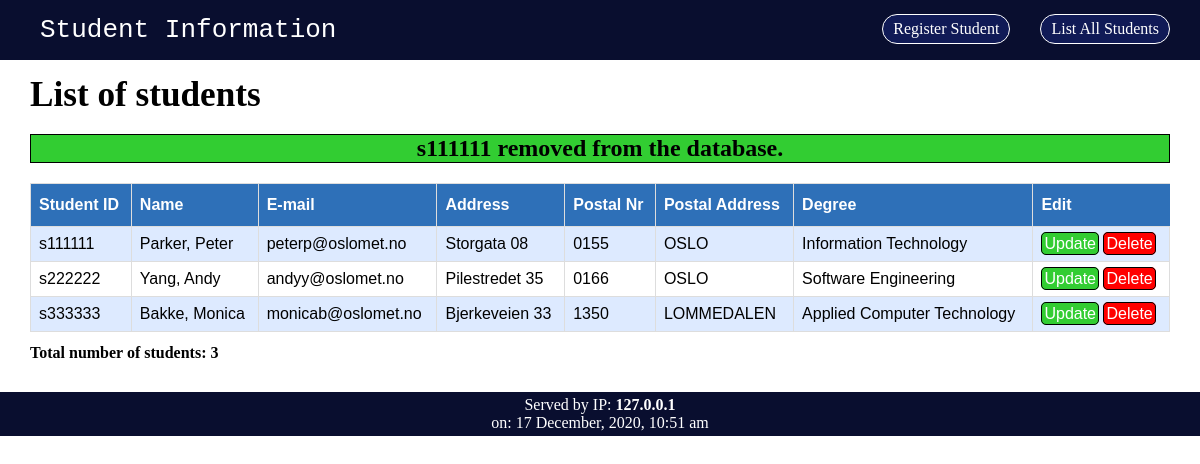
The app's page /phpcode/index.php?studNr=s111111 with its own data.
### tables this page shows
CREATE TABLE `students` (
  `studentID` char(7) NOT NULL,
  `firstName` varchar(45) NOT NULL,
  `lastName` varchar(75) NOT NULL,
  `email` varchar(140) NOT NULL,
  `address` varchar(250) NOT NULL,
  `postalNr` char(4) NOT NULL,
  `degree` varchar(45) NOT NULL
);

CREATE TABLE `postaltable` (
  `postalNr` char(4) NOT NULL,
  `postalArea` varchar(45) NOT NULL
);

### phpcode/index.php (the view, shortened to what this page needs)
<?php
include 'include/boxFunctions.php';
$host ='127.0.0.1';
$user='root';
$passwd='';
$db='studentinfo';
$dbconn = establishDBConnection($host, $user, $passwd, $db);
?>
<html>
<head>
    <link rel="stylesheet" type="text/css" href="stylesheet.css">
</head>
<body>
    <nav class="navigation">
        <ul>
            <a href="index.php"><li class="logo">Student Information</li></a>
            <a href="index.php" class="active"><li class="link">List All Students</li></a>
            <a href="create.php"><li class="link">Register Student</li></a>
        </ul>
    </nav>
    <h1 class="title">List of students</h1>
<?php
    if(isset($_GET["studNr"])) {
        $studentID = mysqli_real_escape_string($dbconn, $_GET["studNr"]);
        try {
            $sql = "SELECT * FROM students WHERE studentID ='".$studentID."';";
            $dbconn->query($sql);
            $rows = $dbconn->affected_rows;
                if($rows != 1) {
                    $text = warningBox("No student with id ".$studentID." found.");
                } else {
                    $sql = "DELETE FROM students WHERE studentID = '".$studentID."';";
                    $dbconn->query($sql);
                    $rows = $dbconn->affected_rows;
                    if($rows === 1) {
                        echo successBox($studentID." removed from the database.");
                    }else {
                        echo dangerBox("There was an error communicating with the database. Please try again later.");
                    }
                }
            }catch (mysqli_sql_exception $e) {
                echo dangerBox("There was an error communicating with the database.");
                include 'include/footer.php';
                echo '</body>';
                echo '</html>';
                die();
            }
    }
?>
    <div class="students">
        <table class="studenttable">
            <tr>
                <th>Student ID</th>
                <th>Name</th>
                <th>E-mail</th>
                <th>Address</th>
                <th>Postal Nr</th>
                <th>Postal Address</th>
                <th>Degree</th>
                <th>Edit</th>
            </tr>
            <?php
            $count = 0;
            try {
                $sql = "SELECT * FROM students, postaltable WHERE students.postalNr = postaltable.postalNr";
                $result = $dbconn->query($sql);
                while ($row = $result->fetch_assoc()) {
                    echo '<tr>';
                    echo "<td>{$row['studentID']}</td>";
                    echo "<td>{$row['lastName']}, {$row['firstName']}</td>";
                    echo "<td>{$row['email']}</td>";
                    echo "<td>{$row['address']}</td>";
                    echo "<td>{$row['postalNr']}</td>";
                    echo "<td>{$row['postalArea']}</td>";
                    echo "<td>{$row['degree']}</td>";
                    echo '<td class="edit"><a href="update.php?studNr='.$row['studentID'].'" class="btn btn-update">Update</a> ';
                    echo '<a href="delete.php?studNr='.$row['studentID'].'" class="btn btn-delete">Delete</a></td>';
                    $count++;
                    echo '</tr>';
                }
                echo '</table>';
            } catch (mysqli_sql_exception $e) {
                echo '</table>';
                echo dangerBox("There was an error communicating with the database.");
            }
            echo '<p class="count">Total number of students: '.$count.'</p>';
            ?>
    </div>
    <?php include 'include/footer.php';?>
</body>
</html>

### phpcode/stylesheet.css (style rules this page uses)
body { background-color: #FFFFFF; }
* { padding: 0; margin: 0; }
.navigation { background-color: #090E2F; width: auto; text-decoration: none; color: white; }
.navigation ul::after { content: ""; clear: both; display: table; }
.navigation a { text-decoration: inherit; color: inherit; width: 100%; }
.navigation li { list-style-type: none; display: inline-block; padding: 10px; padding-bottom: 5px; padding-top: 5px; }
.link { margin-top: 14px; margin-bottom: 14px; border: 1px solid white; border-radius: 50px; background-color: #101a56; margin-right: 30px; float: right; }
.logo { float: left; margin-right: 5%; margin-left: 30px; font-size: 2em; font-family: monospace; margin-bottom: 10px; margin-top: 10px; }
.title { padding: 15px 30px 14px 30px; font-size: 2.2em; text-align: left; }
.students { padding: 15px 30px 30px 30px; }
.studenttable { font-family: "Trebuchet MS", Arial, Helvetica, sans-serif; border-collapse: collapse; width: 100%; margin-bottom: 12px; }
.studenttable td, .studenttable th { border: 1px solid #ddd; padding: 8px; }
.studenttable th:last-child { border-left: 0px; }
.studenttable th:nth-child(8) { border-right: 0px; }
.studenttable tr:nth-child(even) { background-color: #ddeaff; }
.btn { border: 1px solid black; border-radius: 5px; padding: 2px 2px 2px 2px; text-decoration: none; color: white; text-transform: lowe; }
.btn-delete { background-color: red; }
.btn-update { background-color: limegreen; }
.studenttable th { padding-top: 12px; padding-bottom: 12px; text-align: left; background-color: #2e70b8; color: white; }
.count { font-weight: bold; }

### records on screen
students: studentID "s111111", lastName "Parker", firstName "Peter", email "peterp@oslomet.no", address "Storgata 08", postalNr.postalNr "0155", postalNr.postalArea "OSLO", degree "Information Technology"
students: studentID "s222222", lastName "Yang", firstName "Andy", email "andyy@oslomet.no", address "Pilestredet 35", postalNr.postalNr "0166", postalNr.postalArea "OSLO", degree "Software Engineering"
students: studentID "s333333", lastName "Bakke", firstName "Monica", email "monicab@oslomet.no", address "Bjerkeveien 33", postalNr.postalNr "1350", postalNr.postalArea "LOMMEDALEN", degree "Applied Computer Technology"

### other values on screen
$text "s111111 removed from the database."
$count "3"
$ip "127.0.0.1"
